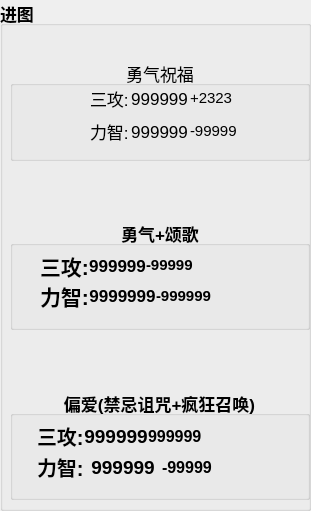
   <widget class="QGroupBox" name="naima">
    <property name="geometry">
     <rect>
      <x>470</x>
      <y>220</y>
      <width>311</width>
      <height>511</height>
     </rect>
    </property>
    <property name="font">
     <font>
      <pointsize>13</pointsize>
      <weight>75</weight>
      <bold>true</bold>
     </font>
    </property>
    <property name="styleSheet">
     <string notr="true"/>
    </property>
    <property name="title">
     <string>进图</string>
    </property>
    <property name="alignment">
     <set>Qt::AlignLeading|Qt::AlignLeft|Qt::AlignTop</set>
    </property>
    <property name="flat">
     <bool>true</bool>
    </property>
    <widget class="QGroupBox" name="b3">
     <property name="geometry">
      <rect>
       <x>10</x>
       <y>390</y>
       <width>300</width>
       <height>110</height>
      </rect>
     </property>
     <property name="minimumSize">
      <size>
       <width>0</width>
       <height>110</height>
      </size>
     </property>
     <property name="maximumSize">
      <size>
       <width>999999</width>
       <height>110</height>
      </size>
     </property>
     <property name="font">
      <font>
       <pointsize>13</pointsize>
      </font>
     </property>
     <property name="title">
      <string>偏爱(禁忌诅咒+疯狂召唤)</string>
     </property>
     <property name="alignment">
      <set>Qt::AlignHCenter|Qt::AlignTop</set>
     </property>
     <property name="flat">
      <bool>false</bool>
     </property>
     <widget class="QWidget" name="layoutWidget">
      <property name="geometry">
       <rect>
        <x>27</x>
        <y>30</y>
        <width>271</width>
        <height>63</height>
       </rect>
      </property>
      <layout class="QVBoxLayout" name="verticalLayout_8">
       <property name="spacing">
        <number>0</number>
       </property>
       <item>
        <layout class="QHBoxLayout" name="horizontalLayout_34">
         <item>
          <widget class="QLabel" name="label_59">
           <property name="font">
            <font>
             <pointsize>15</pointsize>
            </font>
           </property>
           <property name="text">
            <string>三攻:</string>
           </property>
          </widget>
         </item>
         <item>
          <widget class="QLabel" name="b3_sg">
           <property name="font">
            <font>
             <pointsize>14</pointsize>
            </font>
           </property>
           <property name="text">
            <string>999999</string>
           </property>
           <property name="alignment">
            <set>Qt::AlignCenter</set>
           </property>
          </widget>
         </item>
         <item>
          <widget class="QLabel" name="b3_sg_cj">
           <property name="minimumSize">
            <size>
             <width>0</width>
             <height>0</height>
            </size>
           </property>
           <property name="maximumSize">
            <size>
             <width>9999</width>
             <height>20</height>
            </size>
           </property>
           <property name="font">
            <font>
             <pointsize>12</pointsize>
            </font>
           </property>
           <property name="text">
            <string>999999</string>
           </property>
           <property name="alignment">
            <set>Qt::AlignLeading|Qt::AlignLeft|Qt::AlignVCenter</set>
           </property>
          </widget>
         </item>
         <item>
          <spacer name="horizontalSpacer_29">
           <property name="orientation">
            <enum>Qt::Horizontal</enum>
           </property>
           <property name="sizeHint" stdset="0">
            <size>
             <width>40</width>
             <height>20</height>
            </size>
           </property>
          </spacer>
         </item>
        </layout>
       </item>
       <item>
        <layout class="QHBoxLayout" name="horizontalLayout_32">
         <property name="spacing">
          <number>7</number>
         </property>
         <item>
          <widget class="QLabel" name="label_58">
           <property name="font">
            <font>
             <pointsize>15</pointsize>
            </font>
           </property>
           <property name="text">
            <string>力智:</string>
           </property>
          </widget>
         </item>
         <item>
          <widget class="QLabel" name="b3_lz">
           <property name="font">
            <font>
             <pointsize>14</pointsize>
            </font>
           </property>
           <property name="text">
            <string>999999</string>
           </property>
           <property name="alignment">
            <set>Qt::AlignCenter</set>
           </property>
          </widget>
         </item>
         <item>
          <widget class="QLabel" name="b3_lz_cj">
           <property name="minimumSize">
            <size>
             <width>0</width>
             <height>0</height>
            </size>
           </property>
           <property name="maximumSize">
            <size>
             <width>99999</width>
             <height>20</height>
            </size>
           </property>
           <property name="font">
            <font>
             <pointsize>12</pointsize>
            </font>
           </property>
           <property name="text">
            <string>-99999</string>
           </property>
           <property name="alignment">
            <set>Qt::AlignLeading|Qt::AlignLeft|Qt::AlignVCenter</set>
           </property>
          </widget>
         </item>
         <item>
          <spacer name="horizontalSpacer_27">
           <property name="orientation">
            <enum>Qt::Horizontal</enum>
           </property>
           <property name="sizeHint" stdset="0">
            <size>
             <width>40</width>
             <height>20</height>
            </size>
           </property>
          </spacer>
         </item>
        </layout>
       </item>
      </layout>
     </widget>
    </widget>
    <widget class="QGroupBox" name="b2">
     <property name="geometry">
      <rect>
       <x>10</x>
       <y>220</y>
       <width>300</width>
       <height>110</height>
      </rect>
     </property>
     <property name="minimumSize">
      <size>
       <width>300</width>
       <height>110</height>
      </size>
     </property>
     <property name="maximumSize">
      <size>
       <width>9999999</width>
       <height>900</height>
      </size>
     </property>
     <property name="font">
      <font>
       <pointsize>13</pointsize>
      </font>
     </property>
     <property name="title">
      <string>勇气+颂歌</string>
     </property>
     <property name="alignment">
      <set>Qt::AlignHCenter|Qt::AlignTop</set>
     </property>
     <widget class="QWidget" name="layoutWidget">
      <property name="geometry">
       <rect>
        <x>30</x>
        <y>30</y>
        <width>261</width>
        <height>61</height>
       </rect>
      </property>
      <layout class="QVBoxLayout" name="verticalLayout_7">
       <property name="spacing">
        <number>0</number>
       </property>
       <item>
        <layout class="QHBoxLayout" name="horizontalLayout_5">
         <item>
          <widget class="QLabel" name="label_24">
           <property name="font">
            <font>
             <pointsize>16</pointsize>
            </font>
           </property>
           <property name="text">
            <string>三攻:</string>
           </property>
          </widget>
         </item>
         <item>
          <widget class="QLabel" name="b2_sg">
           <property name="font">
            <font>
             <pointsize>13</pointsize>
            </font>
           </property>
           <property name="text">
            <string>999999</string>
           </property>
           <property name="alignment">
            <set>Qt::AlignCenter</set>
           </property>
          </widget>
         </item>
         <item>
          <widget class="QLabel" name="b2_sg_cj">
           <property name="minimumSize">
            <size>
             <width>0</width>
             <height>0</height>
            </size>
           </property>
           <property name="maximumSize">
            <size>
             <width>9999</width>
             <height>20</height>
            </size>
           </property>
           <property name="font">
            <font>
             <pointsize>11</pointsize>
            </font>
           </property>
           <property name="text">
            <string>-99999</string>
           </property>
           <property name="alignment">
            <set>Qt::AlignLeading|Qt::AlignLeft|Qt::AlignVCenter</set>
           </property>
          </widget>
         </item>
         <item>
          <spacer name="horizontalSpacer_5">
           <property name="orientation">
            <enum>Qt::Horizontal</enum>
           </property>
           <property name="sizeHint" stdset="0">
            <size>
             <width>40</width>
             <height>20</height>
            </size>
           </property>
          </spacer>
         </item>
        </layout>
       </item>
       <item>
        <layout class="QHBoxLayout" name="horizontalLayout_6">
         <item>
          <widget class="QLabel" name="label_25">
           <property name="font">
            <font>
             <pointsize>16</pointsize>
            </font>
           </property>
           <property name="text">
            <string>力智:</string>
           </property>
          </widget>
         </item>
         <item>
          <widget class="QLabel" name="b2_lz">
           <property name="font">
            <font>
             <pointsize>13</pointsize>
            </font>
           </property>
           <property name="text">
            <string>9999999</string>
           </property>
           <property name="alignment">
            <set>Qt::AlignCenter</set>
           </property>
          </widget>
         </item>
         <item>
          <widget class="QLabel" name="b2_lz_cj">
           <property name="minimumSize">
            <size>
             <width>0</width>
             <height>0</height>
            </size>
           </property>
           <property name="maximumSize">
            <size>
             <width>9999</width>
             <height>20</height>
            </size>
           </property>
           <property name="font">
            <font>
             <pointsize>11</pointsize>
            </font>
           </property>
           <property name="text">
            <string>-999999</string>
           </property>
           <property name="alignment">
            <set>Qt::AlignLeading|Qt::AlignLeft|Qt::AlignVCenter</set>
           </property>
          </widget>
         </item>
         <item>
          <spacer name="horizontalSpacer_6">
           <property name="orientation">
            <enum>Qt::Horizontal</enum>
           </property>
           <property name="sizeHint" stdset="0">
            <size>
             <width>40</width>
             <height>20</height>
            </size>
           </property>
          </spacer>
         </item>
        </layout>
       </item>
      </layout>
     </widget>
    </widget>
    <widget class="QGroupBox" name="b1">
     <property name="geometry">
      <rect>
       <x>10</x>
       <y>60</y>
       <width>300</width>
       <height>101</height>
      </rect>
     </property>
     <property name="minimumSize">
      <size>
       <width>0</width>
       <height>0</height>
      </size>
     </property>
     <property name="maximumSize">
      <size>
       <width>999999</width>
       <height>10055</height>
      </size>
     </property>
     <property name="font">
      <font>
       <pointsize>13</pointsize>
       <weight>50</weight>
       <italic>false</italic>
       <bold>false</bold>
       <kerning>true</kerning>
      </font>
     </property>
     <property name="styleSheet">
      <string notr="true"/>
     </property>
     <property name="title">
      <string>勇气祝福</string>
     </property>
     <property name="alignment">
      <set>Qt::AlignHCenter|Qt::AlignTop</set>
     </property>
     <property name="flat">
      <bool>false</bool>
     </property>
     <widget class="QLabel" name="label_30">
      <property name="geometry">
       <rect>
        <x>20</x>
        <y>30</y>
        <width>51</width>
        <height>51</height>
       </rect>
      </property>
      <property name="text">
       <string/>
      </property>
      <property name="pixmap">
       <pixmap resource="images.qrc">:/png/84.PNG</pixmap>
      </property>
      <property name="scaledContents">
       <bool>true</bool>
      </property>
     </widget>
     <widget class="QWidget" name="layoutWidget">
      <property name="geometry">
       <rect>
        <x>70</x>
        <y>20</y>
        <width>221</width>
        <height>71</height>
       </rect>
      </property>
      <layout class="QVBoxLayout" name="verticalLayout_6">
       <property name="spacing">
        <number>2</number>
       </property>
       <property name="leftMargin">
        <number>10</number>
       </property>
       <item>
        <layout class="QHBoxLayout" name="horizontalLayout_10">
         <item>
          <widget class="QLabel" name="label_34">
           <property name="font">
            <font>
             <pointsize>13</pointsize>
            </font>
           </property>
           <property name="text">
            <string>三攻:</string>
           </property>
          </widget>
         </item>
         <item>
          <widget class="QLabel" name="b1_sg">
           <property name="font">
            <font>
             <pointsize>13</pointsize>
            </font>
           </property>
           <property name="text">
            <string>999999</string>
           </property>
           <property name="alignment">
            <set>Qt::AlignCenter</set>
           </property>
          </widget>
         </item>
         <item>
          <widget class="QLabel" name="b1_sg_cj">
           <property name="minimumSize">
            <size>
             <width>0</width>
             <height>0</height>
            </size>
           </property>
           <property name="maximumSize">
            <size>
             <width>9999</width>
             <height>20</height>
            </size>
           </property>
           <property name="font">
            <font>
             <pointsize>11</pointsize>
            </font>
           </property>
           <property name="text">
            <string>+2323</string>
           </property>
           <property name="alignment">
            <set>Qt::AlignLeading|Qt::AlignLeft|Qt::AlignVCenter</set>
           </property>
          </widget>
         </item>
         <item>
          <spacer name="horizontalSpacer_8">
           <property name="orientation">
            <enum>Qt::Horizontal</enum>
           </property>
           <property name="sizeHint" stdset="0">
            <size>
             <width>40</width>
             <height>20</height>
            </size>
           </property>
          </spacer>
         </item>
        </layout>
       </item>
       <item>
        <layout class="QHBoxLayout" name="horizontalLayout_9">
         <item>
          <widget class="QLabel" name="label_32">
           <property name="font">
            <font>
             <pointsize>13</pointsize>
            </font>
           </property>
           <property name="text">
            <string>力智:</string>
           </property>
          </widget>
         </item>
         <item>
          <widget class="QLabel" name="b1_lz">
           <property name="font">
            <font>
             <pointsize>13</pointsize>
            </font>
           </property>
           <property name="text">
            <string>999999</string>
           </property>
           <property name="alignment">
            <set>Qt::AlignCenter</set>
           </property>
          </widget>
         </item>
         <item>
          <widget class="QLabel" name="b1_lz_cj">
           <property name="minimumSize">
            <size>
             <width>0</width>
             <height>0</height>
            </size>
           </property>
           <property name="maximumSize">
            <size>
             <width>99999</width>
             <height>20</height>
            </size>
           </property>
           <property name="font">
            <font>
             <pointsize>11</pointsize>
            </font>
           </property>
           <property name="text">
            <string>-99999</string>
           </property>
           <property name="alignment">
            <set>Qt::AlignLeading|Qt::AlignLeft|Qt::AlignVCenter</set>
           </property>
          </widget>
         </item>
         <item>
          <spacer name="horizontalSpacer_7">
           <property name="orientation">
            <enum>Qt::Horizontal</enum>
           </property>
           <property name="sizeHint" stdset="0">
            <size>
             <width>40</width>
             <height>20</height>
            </size>
           </property>
          </spacer>
         </item>
        </layout>
       </item>
      </layout>
     </widget>
    </widget>
   </widget>
